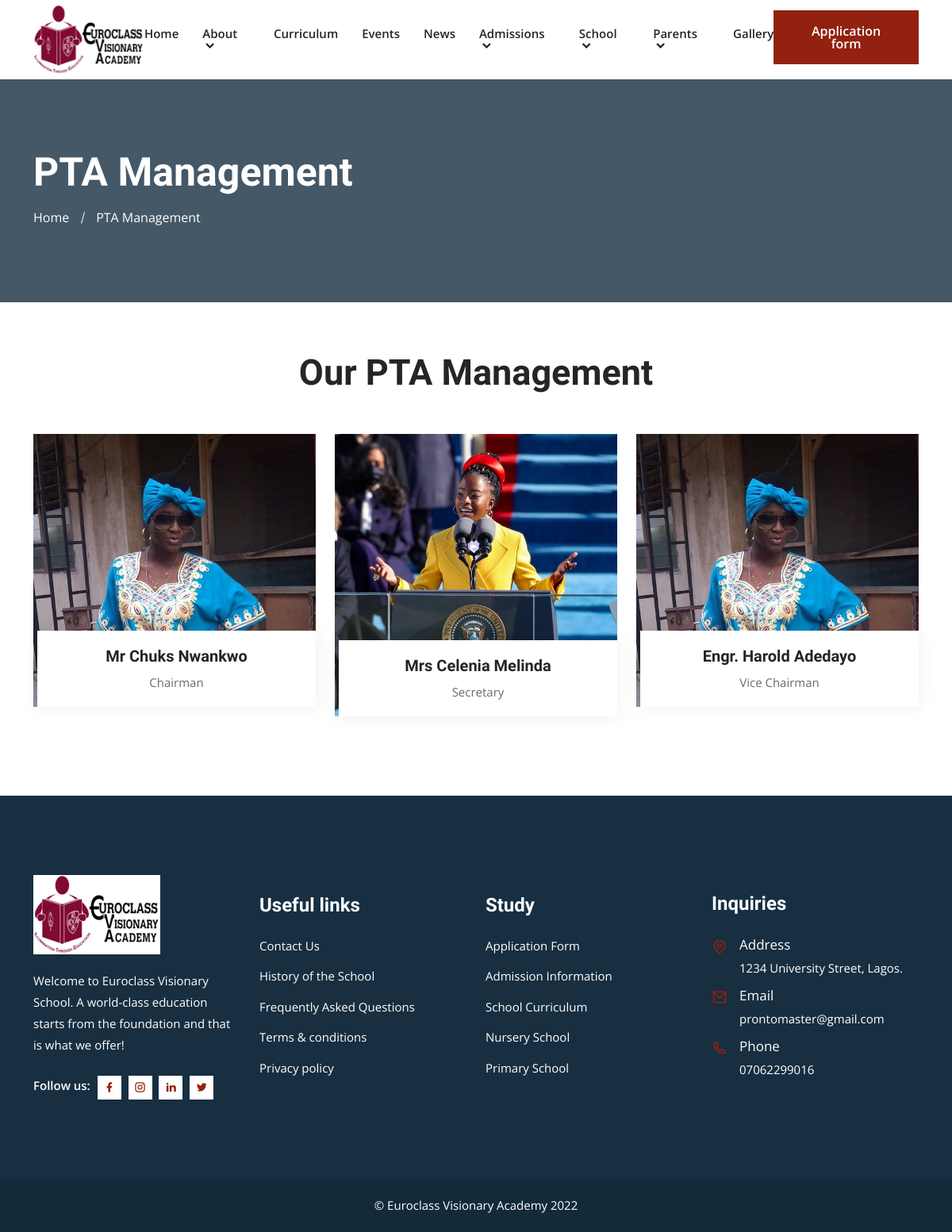
The page /pta_management/ on the database its author committed.
### core/models.py (models this page shows, shortened)
class SchoolContactInfo(models.Model):
    short_information = models.CharField(max_length=150)
    address = models.CharField(max_length=200)
    email = models.EmailField()
    phone_number = models.CharField(max_length=15)
    logo = models.ImageField(upload_to='logo')
    facebook_url = models.URLField(blank=True)
    instagram_url = models.URLField(blank=True)
    twitter_url = models.URLField(blank=True)
    linkedin_url = models.URLField(blank=True)
    class Meta:
        verbose_name = 'School Contact Information'
        verbose_name_plural = 'School Contact Information'

class PTAManagement(models.Model):
    full_name = models.CharField(max_length=100)
    role = models.CharField(max_length=50)
    image = models.ImageField(upload_to='management')
    created = models.DateTimeField(auto_now_add=True)
    updated = models.DateTimeField(auto_now=True)
    class Meta:
        verbose_name = 'PTA Management'
        verbose_name_plural = 'PTA Management'

### core/views.py (the view)
# urls.py: path('pta_management/', views.pta_management, name='pta_management'),
def pta_management(request):
    teams = PTAManagement.objects.all()
    return render(request, 'pta_management.html', {'teams': teams})

### core/context_processors.py (called while the page is built)
def euroclass(request):
    return {
        'about': About.objects.first(),
        'latest_news': News.objects.all()[:3],
        'info': SchoolContactInfo.objects.first(),
    }

### templates/pta_management.html (shortened to what this page needs)
{% extends "base.html" %}
{% block content %}
<div class="page-title-area bg-1">
    <div class="container">
        <div class="page-title-content">
            <h2>PTA Management</h2>
            <ul>
                <li><a href="{% url 'home' %}">Home</a></li>
                <li class="active">PTA Management</li>
            </ul>
        </div>
    </div>
</div>
<section class="team-area team-area-three ptb-70">
    <div class="container">
        <div class="section-title">
            <h2>Our PTA Management</h2>
        </div>
        <div class="row justify-content-md-center">
            {% for team in teams %}
            <div class="col-lg-4 col-md-6">
                <div class="single-team-member">
                    <img src="{% if team.image %}{{ team.image.url }}{% endif %}" alt="{{ team.full_name }}">
                    <div class="team-content">
                        <div class="team-name">
                            <h3>{{ team.full_name }}</h3>
                            <span>{{ team.role }}</span>
                        </div>
                    </div>
                </div>
            </div>
            {% empty %}
            <p class="text-center">No record available.</p>
            {% endfor %}
        </div>
    </div>
</section>
{% endblock %}

### templates/base.html (shortened to what this page needs)
<!doctype html>
<html lang="en">
{% load static %}
<head>
    <link rel="stylesheet" href="{% static 'css/bootstrap.min.css' %}">
    <link rel="stylesheet" href="{% static 'css/owl.theme.default.min.css' %}">
    <link rel="stylesheet" href="{% static 'css/owl.carousel.min.css' %}">
    <link href="https://cdn.jsdelivr.net/npm/remixicon@2.2.0/fonts/remixicon.css" rel="stylesheet">
    <link rel="stylesheet" href="{% static 'css/meanmenu.min.css' %}">
    <link rel="stylesheet" href="{% static 'css/animate.min.css' %}">
    <link rel="stylesheet" href="{% static 'css/odometer.min.css' %}">
    <link rel="stylesheet" href="{% static 'css/magnific-popup.min.css' %}">
    <link rel="stylesheet" href="{% static 'css/date-picker.min.css' %}">
    <link rel="stylesheet" href="{% static 'css/app.css' %}">
    <link rel="stylesheet" href="{% static 'css/style.css' %}">
    <link rel="stylesheet" href="{% static 'css/responsive.css' %}">
</head>
<body>
    {% include '_navbar.html' %}
    {% block content %}{% endblock %}
    <footer class="footer-area black-bg-color">
        <div class="container">
            <div class="row align-items-center justify-content-center">
                <div class="col-lg-3 col-sm-6">
                    <div class="single-footer-widget bg-f9f5f1">
                        <a href="index.html" class="logo">
                                <img src="{% if info.logo %}{{ info.logo.url }}{% else %}https://via.placeholder.com/157x48{% endif %}" alt="Image">
                            </a>
                        <p>{{ info.short_information }}</p>
                        <ul class="social-icon">
                            <li>
                                <span>Follow us:</span>
                            </li>
                            <li>
                                <a href="{{ info.facebook_url }}" target="_blank">
                                        <i class="ri-facebook-fill"></i>
                                    </a>
                            </li>
                            <li>
                                <a href="{{ info.instagram_url }}" target="_blank">
                                        <i class="ri-instagram-line"></i>
                                    </a>
                            </li>
                            <li>
                                <a href="{{ info.linkedin_url }}" target="_blank">
                                        <i class="ri-linkedin-fill"></i>
                                    </a>
                            </li>
                            <li>
                                <a href="{{ info.twitter_url }}" target="_blank">
                                        <i class="ri-twitter-fill"></i>
                                    </a>
                            </li>
                        </ul>
                    </div>
                </div>
                <div class="col-lg-3 col-sm-6">
                    <div class="single-footer-widget">
                        <h3>Useful links</h3>
                        <ul class="import-link">
                            <li>
                                <a href="{% url 'contact' %}">Contact Us</a>
                            </li>
                            <li>
                                <a href="{% url 'history' %}">History of the School</a>
                            </li>
                            <li>
                                <a href="{% url 'faq' %}">Frequently Asked Questions</a>
                            </li>
                            <li>
                                <a href="/terms/">Terms & conditions</a>
                            </li>
                            <li>
                                <a href="/privacy/">Privacy policy</a>
                            </li>
                        </ul>
                    </div>
                </div>
                <div class="col-lg-3 col-sm-6">
                    <div class="single-footer-widget">
                        <h3>Study</h3>
                        <ul class="import-link">
                            <li>
                                <a href="application.html">Application Form</a>
                            </li>
                            <li>
                                <a href="{% url 'admission' %}">Admission Information</a>
                            </li>
                            <li>
                                <a href="{% url 'curriculum' %}">School Curriculum</a>
                            </li>
                            <li>
                                <a href="/nursery/">Nursery School</a>
                            </li>
                            <li>
                                <a href="/primary/">Primary School</a>
                            </li>
                        </ul>
                    </div>
                </div>
                <div class="col-lg-3 col-sm-6">
                    <div class="single-footer-widget">
                        <h3>Inquiries</h3>
                        <ul class="address">
                            <li class="location">
                                <i class="ri-map-pin-line"></i>
                                <span>Address</span> {{ info.address }}
                            </li>
                            <li>
                                <i class="ri-mail-line"></i>
                                <span>Email</span>
                                <a href="mailto:{{ info.email }}">{{ info.email }}</a>
                            </li>
                            <li>
                                <i class="ri-phone-line"></i>
                                <span>Phone</span>
                                <a href="tel:{{ info.phone_number }}">{{ info.phone_number }}</a>
                            </li>
                        </ul>
                    </div>
                </div>
            </div>
        </div>
    </footer>
    <div class="copy-right-area">
        <div class="container">
            <p>
                &copy; Euroclass Visionary Academy {% now "Y" %}
            </p>
        </div>
    </div>
</body>
</html>

### templates/_navbar.html (shortened to what this page needs)
<header class="header-area">
    <div class="navbar-area">
        <div class="desktop-nav">
            <div class="container">
                <nav class="navbar navbar-expand-md navbar-light">
                    <a class="navbar-brand" href="{% url 'home' %}">
                            <img src="{% if info.logo %}{{ info.logo.url }}{% else %}https://via.placeholder.com/157x48{% endif %}" alt="logo">
                        </a>
                    <div class="collapse navbar-collapse mean-menu" id="navbarSupportedContent">
                        <ul class="navbar-nav m-auto">
                            <li class="nav-item">
                                <a href="{% url 'home' %}" class="nav-link">Home</a>
                            </li>
                            <li class="nav-item">
                                <a href="#" class="nav-link">
                                    About <i class="ri-arrow-down-s-line"></i>
                                </a>
                            </li>
                            <li class="nav-item">
                                <a href="{% url 'curriculum' %}" class="nav-link">Curriculum</a>
                            </li>
                            <li class="nav-item">
                                <a href="{% url 'events' %}" class="nav-link">Events</a>
                            </li>
                            <li class="nav-item">
                                <a href="{% url 'news' %}" class="nav-link">News</a>
                            </li>
                            <li class="nav-item">
                                <a href="#" class="nav-link">
                                    Admissions <i class="ri-arrow-down-s-line"></i>
                                </a>
                            </li>
                            <li class="nav-item">
                                <a href="#" class="nav-link">
                                    School <i class="ri-arrow-down-s-line"></i>
                                </a>
                            </li>
                            <li class="nav-item">
                                <a href="#" class="nav-link">
                                    Parents <i class="ri-arrow-down-s-line"></i>
                                </a>
                            </li>
                            <li class="nav-item">
                                <a href="{% url 'gallery' %}" class="nav-link">Gallery</a>
                            </li>
                        </ul>
                        <div class="others-options">
                            <ul>
                                <li>
                                    <a href="{% url 'application' %}" class="default-btn">Application form</a>
                                </li>
                            </ul>
                        </div>
                    </div>
                </nav>
            </div>
        </div>
    </div>
</header>

### static/css/style.css (style rules this page uses)
.single-team-member { -webkit-transition: var(--transition); transition: var(--transition); margin-bottom: 30px; position: relative; transition: var(--transition); }
.single-team-member .team-content { position: absolute; bottom: 0; right: 0; -webkit-transition: var(--transition); transition: var(--transition); background-color: var(--white-color); }
.single-team-member .team-content .team-name { background: var(--white-color); -webkit-box-shadow: var(--box-shadow); box-shadow: var(--box-shadow); padding: 20px 20px; width: 351px; max-width: 100%; text-align: center; }
.single-team-member .team-content h3 { margin-bottom: 10px; font-size: 20px; }
.single-team-member .team-content span { display: block; font-size: 15px; color: var(--body-color); }

### rows shown on the page
SchoolContactInfo: logo (picture), short_information "Welcome to Euroclass Visionary School. A world-class education starts from the foundation and that is what we offer!", address "1234 University Street, Lagos.", email "prontomaster@gmail.com", phone_number "07062299016"
PTAManagement: image (picture), full_name "Mr Chuks Nwankwo", role "Chairman"
PTAManagement: image (picture), full_name "Mrs Celenia Melinda", role "Secretary"
PTAManagement: image (picture), full_name "Engr. Harold Adedayo", role "Vice Chairman"
